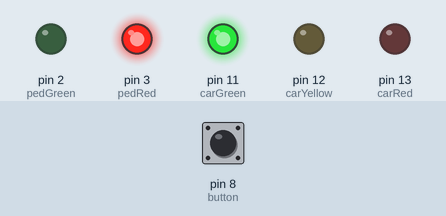
Simulated run of this sketch. Board: Arduino Uno, built with avr-gcc and run on an emulated ATmega328P. Shown: output pins drawn as LEDs (lit = HIGH). Inputs (shaded band) come from the test bench; at power-on: pin 8 (button) LOW.

Above: at 1.2 s.
1.3 s: pin 8 (button) pulled HIGH for 0.15 s
At 3.5 s:
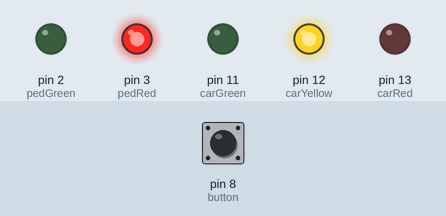
At 5.7 s:
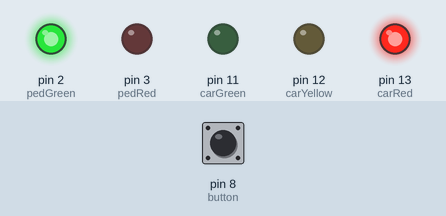
Timing chart, 0 to 18.3 s (numbered marks = the images above; inputs shaded):
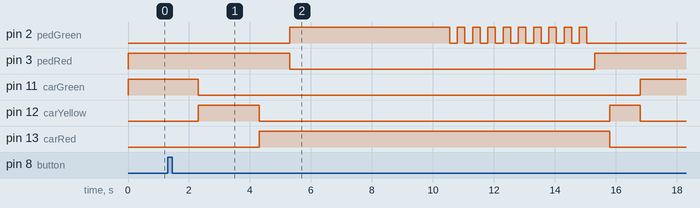

Measured:
- after the input at 1.3 s, pin 2 (pedGreen): LOW → HIGH after 4.0 s, then repeats every 0.50 s: LOW 0.25 s, HIGH 0.25 s, until it stays LOW from 15.1 s; pin 3 (pedRed): HIGH → LOW after 4.0 s, → HIGH 10.0 s later

The sketch:

pedestrian_traffic_light.ino
```cpp
int carRed = 13;
int carYellow = 12;
int carGreen = 11;
int pedRed = 3;
int pedGreen = 2;
int button = 8;
float changedTime;
int state = 0;

void setup()
{
  pinMode(carRed, OUTPUT);
  pinMode(carYellow, OUTPUT);
  pinMode(carGreen, OUTPUT);
  pinMode(pedRed, OUTPUT);
  pinMode(pedGreen, OUTPUT);
  pinMode(button, INPUT);

  digitalWrite(carGreen, true);
  digitalWrite(pedRed, true);
}

void loop()
{
  state = digitalRead(button);


  if (state == HIGH)
  {
    changeLights();
  }
}

float changeLights()
{
  delay(1000);
  digitalWrite(carGreen, false);
  digitalWrite(carYellow, true);
  delay(2000);

  digitalWrite(carYellow, false);
  digitalWrite(carRed, true);
  delay(1000);

  digitalWrite(pedRed, false);
  digitalWrite(pedGreen, true);
  delay(5000);

  for(int i = 0; i < 10; i++)
  {
    digitalWrite(pedGreen, true);
    delay(250);
    digitalWrite(pedGreen, false);
    delay(250);
  }

  digitalWrite(pedRed, true);
  delay(500);

  digitalWrite(carYellow, true);
  digitalWrite(carRed, false);
  delay(1000);

  digitalWrite(carGreen, true);
  digitalWrite(carYellow, false);

  changedTime = millis();
}
```
